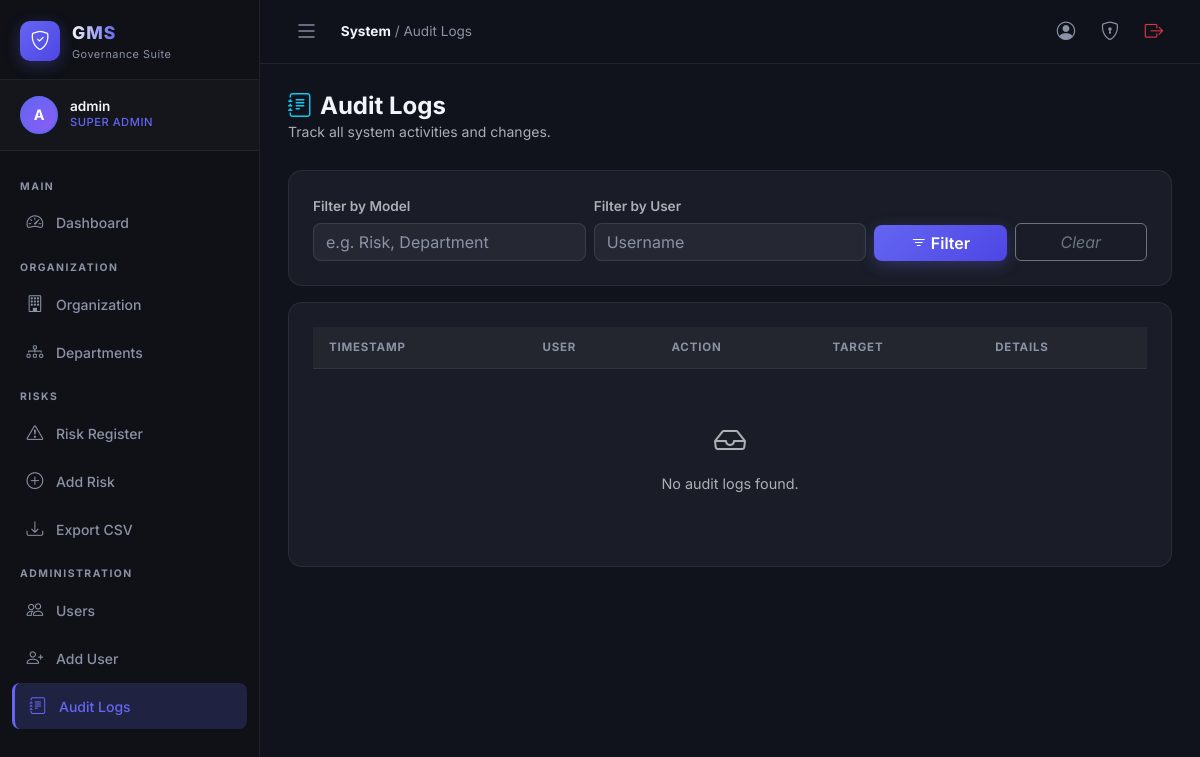
Screenshot of /audit/ (signed in) with the database file from the repository.
### accounts/models.py (models this page shows, shortened)
class User(AbstractUser):
    role = models.CharField(
        max_length=20,
        choices=Role.choices,
        default=Role.USER,
    )
    department = models.ForeignKey(
        'organization.Department',
        on_delete=models.SET_NULL,
        null=True,
        blank=True,
        related_name='members',
    )
    profile_image = models.ImageField(
        upload_to='profiles/',
        blank=True,
        null=True,
    )
    phone = models.CharField(max_length=20, blank=True)
    bio = models.TextField(blank=True)
    is_active = models.BooleanField(default=True)
    @property
    def can_manage_risks(self):
        return self.role in [Role.SUPER_ADMIN, Role.ADMIN, Role.DEPT_HEAD, Role.RISK_OFFICER]
    @property
    def can_manage_org(self):
        return self.role in [Role.SUPER_ADMIN, Role.ADMIN]

### audit/views.py (the view)
# urls.py: path('', views.AuditLogListView.as_view(), name='audit_log_list'),
class AuditLogListView(AdminRequiredMixin, ListView):
    model = AuditLog
    template_name = 'audit/audit_log_list.html'
    context_object_name = 'logs'
    paginate_by = 30
    def get_queryset(self):
        qs = AuditLog.objects.select_related('user').order_by('-timestamp')
        model = self.request.GET.get('model', '')
        user = self.request.GET.get('user', '')
        if model:
            qs = qs.filter(target_model__icontains=model)
        if user:
            qs = qs.filter(user__username__icontains=user)
        return qs
    def get_context_data(self, **kwargs):
        ctx = super().get_context_data(**kwargs)
        ctx['model_filter'] = self.request.GET.get('model', '')
        ctx['user_filter'] = self.request.GET.get('user', '')
        return ctx

### accounts/mixins.py (called while the page is built)
    def dispatch(self, request, *args, **kwargs):
        if not request.user.is_authenticated:
            return self.handle_no_permission()
        if not request.user.can_manage_org:
            raise PermissionDenied
        return super().dispatch(request, *args, **kwargs)

### templates/audit/audit_log_list.html (shortened to what this page needs)
{% extends 'base.html' %}
{% block breadcrumb %}<strong>System</strong> / Audit Logs{% endblock %}
{% block content %}
<div class="page-header fade-in">
    <div>
        <h1><i class="bi bi-journal-text me-2 text-info"></i>Audit Logs</h1>
        <p class="text-muted">Track all system activities and changes.</p>
    </div>
</div>
<div class="gms-card mb-3 fade-in">
    <form method="get" class="row g-2 align-items-end">
        <div class="col-md-4">
            <label class="form-label small text-muted">Filter by Model</label>
            <input type="text" name="model" class="form-control" placeholder="e.g. Risk, Department" value="{{ model_filter }}">
        </div>
        <div class="col-md-4">
            <label class="form-label small text-muted">Filter by User</label>
            <input type="text" name="user" class="form-control" placeholder="Username" value="{{ user_filter }}">
        </div>
        <div class="col-md-2">
            <button type="submit" class="btn btn-primary w-100"><i class="bi bi-filter me-1"></i>Filter</button>
        </div>
        <div class="col-md-2">
            <a href="{% url 'audit:audit_log_list' %}" class="btn btn-outline-secondary w-100 italic">Clear</a>
        </div>
    </form>
</div>
<div class="gms-card fade-in">
    <div class="table-responsive">
        <table class="gms-table">
            <thead>
                <tr>
                    <th>Timestamp</th>
                    <th>User</th>
                    <th>Action</th>
                    <th>Target</th>
                    <th>Details</th>
                </tr>
            </thead>
            <tbody>
                {% for log in logs %}
                <tr>
                    <td class="text-nowrap small text-muted">{{ log.timestamp|date:"Y-m-d H:i:s" }}</td>
                    <td>
                        {% if log.user %}
                            <span class="fw-600">{{ log.user.username }}</span>
                            <div class="small text-muted">{{ log.user.get_role_display }}</div>
                        {% else %}
                            <span class="text-muted italic">System</span>
                        {% endif %}
                    </td>
                    <td>
                        <span class="badge bg-dark border border-secondary text-light">{{ log.action }}</span>
                    </td>
                    <td>
                        <div class="small fw-600">{{ log.target_model }}</div>
                        <div class="small text-muted">ID: {{ log.target_id|default:"—" }}</div>
                    </td>
                    <td>
                        <button type="button" class="btn btn-sm btn-outline-info"
                                data-bs-toggle="collapse" data-bs-target="#details-{{ log.pk }}">
                            <i class="bi bi-eye"></i>
                        </button>
                        <div class="collapse mt-2" id="details-{{ log.pk }}">
                            <div class="p-2 bg-dark rounded border border-secondary small">
                                {% if log.old_value or log.new_value %}
                                    <div class="mb-1 text-danger">Old: <pre class="m-0 d-inline">{{ log.old_value|default:"None" }}</pre></div>
                                    <div class="text-success">New: <pre class="m-0 d-inline">{{ log.new_value|default:"None" }}</pre></div>
                                {% else %}
                                    <span class="text-muted">No value changes recorded.</span>
                                {% endif %}
                                <div class="mt-1 x-small text-muted">IP: {{ log.ip_address|default:"Unknown" }}</div>
                            </div>
                        </div>
                    </td>
                </tr>
                {% empty %}
                <tr>
                    <td colspan="5" class="text-center py-5 text-muted">
                        <i class="bi bi-inbox fs-2 d-block mb-2"></i>No audit logs found.
                    </td>
                </tr>
                {% endfor %}
            </tbody>
        </table>
    </div>
</div>
{% endblock %}

### templates/base.html (shortened to what this page needs)
{% load static %}
<!DOCTYPE html>
<html lang="en" data-bs-theme="dark">
<head>
  <link href="https://cdn.jsdelivr.net/npm/bootstrap@5.3.3/dist/css/bootstrap.min.css" rel="stylesheet" />
  <link href="https://cdn.jsdelivr.net/npm/bootstrap-icons@1.11.3/font/bootstrap-icons.css" rel="stylesheet" />
  <link href="{% static 'css/gms.css' %}" rel="stylesheet" />
</head>
<body>
{% if user.is_authenticated %}
<div class="sidebar" id="sidebar">
  <div class="sidebar-brand">
    <div class="sidebar-brand-icon">
      <i class="bi bi-shield-check"></i>
    </div>
    <div class="sidebar-brand-text">
      <span class="brand-title">GMS</span>
      <span class="brand-subtitle">Governance Suite</span>
    </div>
  </div>
  <div class="sidebar-user-card">
    <div class="sidebar-avatar">
      {% if user.profile_image %}
        <img src="{{ user.profile_image.url }}" alt="avatar" />
      {% else %}
        <span>{{ user.username|first|upper }}</span>
      {% endif %}
    </div>
    <div class="sidebar-user-info">
      <div class="sidebar-user-name">{{ user.get_full_name|default:user.username }}</div>
      <div class="sidebar-user-role">{{ user.get_role_display }}</div>
    </div>
  </div>
  <nav class="sidebar-nav">
    <div class="nav-section-label">Main</div>
    <a href="{% url 'dashboard:index' %}" class="nav-item {% if request.resolver_match.namespace == 'dashboard' %}active{% endif %}">
      <i class="bi bi-speedometer2"></i><span>Dashboard</span>
    </a>
    <div class="nav-section-label">Organization</div>
    <a href="{% url 'organization:org_detail' %}" class="nav-item {% if request.resolver_match.namespace == 'organization' and 'dept' not in request.resolver_match.url_name %}active{% endif %}">
      <i class="bi bi-building"></i><span>Organization</span>
    </a>
    <a href="{% url 'organization:dept_list' %}" class="nav-item {% if 'dept' in request.resolver_match.url_name|default:'' %}active{% endif %}">
      <i class="bi bi-diagram-3"></i><span>Departments</span>
    </a>
    <div class="nav-section-label">Risks</div>
    <a href="{% url 'risks:risk_list' %}" class="nav-item {% if request.resolver_match.namespace == 'risks' and 'create' not in request.resolver_match.url_name|default:'' %}active{% endif %}">
      <i class="bi bi-exclamation-triangle"></i><span>Risk Register</span>
    </a>
    {% if user.can_manage_risks %}
    <a href="{% url 'risks:risk_create' %}" class="nav-item {% if 'create' in request.resolver_match.url_name|default:'' and request.resolver_match.namespace == 'risks' %}active{% endif %}">
      <i class="bi bi-plus-circle"></i><span>Add Risk</span>
    </a>
    {% endif %}
    {% if user.can_manage_risks %}
    <a href="{% url 'risks:risk_export_csv' %}" class="nav-item">
      <i class="bi bi-download"></i><span>Export CSV</span>
    </a>
    {% endif %}
    {% if user.can_manage_org %}
    <div class="nav-section-label">Administration</div>
    <a href="{% url 'accounts:user_list' %}" class="nav-item {% if request.resolver_match.namespace == 'accounts' and 'profile' not in request.resolver_match.url_name|default:'' %}active{% endif %}">
      <i class="bi bi-people"></i><span>Users</span>
    </a>
    <a href="{% url 'accounts:user_create' %}" class="nav-item">
      <i class="bi bi-person-plus"></i><span>Add User</span>
    </a>
    <a href="{% url 'audit:audit_log_list' %}" class="nav-item {% if request.resolver_match.namespace == 'audit' %}active{% endif %}">
      <i class="bi bi-journal-text"></i><span>Audit Logs</span>
    </a>
    {% endif %}
  </nav>
</div>
<div class="main-wrapper" id="mainWrapper">
  <div class="topbar">
    <button class="btn topbar-toggle-btn" onclick="toggleSidebar()">
      <i class="bi bi-list fs-4"></i>
    </button>
    <div class="topbar-breadcrumb">
      {% block breadcrumb %}{% endblock %}
    </div>
    <div class="topbar-actions">
      <a href="{% url 'accounts:profile' %}" class="topbar-action-btn" title="Profile">
        <i class="bi bi-person-circle"></i>
      </a>
      <a href="{% url 'accounts:password_change' %}" class="topbar-action-btn" title="Change Password">
        <i class="bi bi-shield-lock"></i>
      </a>
      <a href="{% url 'accounts:logout' %}" class="topbar-action-btn text-danger" title="Logout">
        <i class="bi bi-box-arrow-right"></i>
      </a>
    </div>
  </div>
  <div class="page-content">
    {% block content %}{% endblock %}
  </div>
</div>
{% else %}
{% block auth_content %}{% endblock %}
{% endif %}
</body>
</html>

### templates/audit/audit_log_list.html (style rules this page uses)
.italic { font-style: italic; }

### rows the page displays
User: username|first "A", get_full_name "admin", role "SUPER ADMIN"
